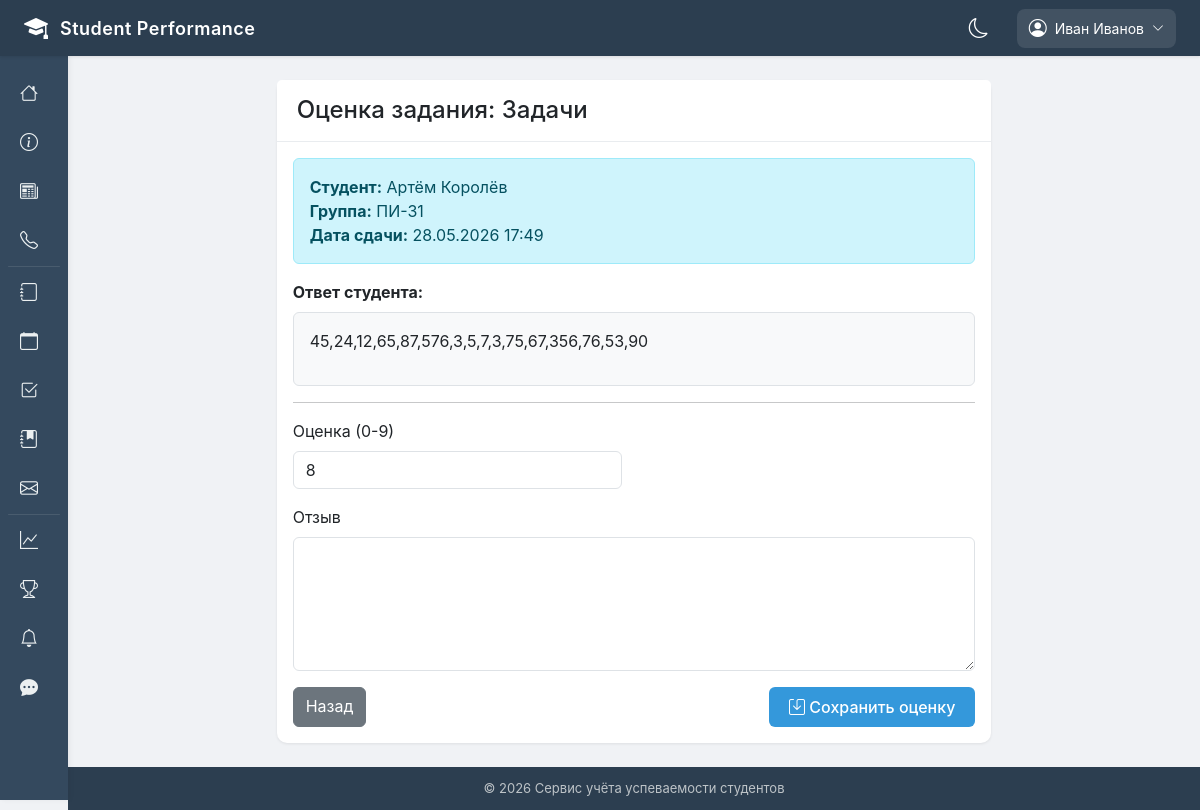
Screenshot of /teacher/submissions/1/grade/ (signed in) with the database file from the repository.
### apps/accounts/models.py (models this page shows, shortened)
class User(AbstractUser):
    ROLE_CHOICES = [
        ('admin', 'Администратор'),
        ('teacher', 'Преподаватель'),
        ('student', 'Студент'),
        ('headman', 'Староста'),
        ('curator', 'Куратор'),
    ]
    role = models.CharField(max_length=20, choices=ROLE_CHOICES, default='student', verbose_name='Роль')
    phone_number = models.CharField(
        max_length=20,
        blank=True,
        null=True,
        validators=[RegexValidator(r'^\+375 \(\d{2}\) \d{3}-\d{2}-\d{2}$')],
        verbose_name='Номер телефона'
    )
    avatar = models.ImageField(upload_to='avatars/', blank=True, null=True, verbose_name='Аватар')
    date_of_birth = models.DateField(blank=True, null=True, verbose_name='Дата рождения')
    address = models.TextField(blank=True, null=True, verbose_name='Адрес')
    class Meta:
        verbose_name = 'Пользователь'
        verbose_name_plural = 'Пользователи'
        ordering = ['last_name', 'first_name']

class Assignment(models.Model):
    PRIORITY_CHOICES = [
        ('low', 'Низкий'),
        ('medium', 'Средний'),
        ('high', 'Высокий'),
    ]
    title = models.CharField(max_length=200, verbose_name='Название')
    description = models.TextField(verbose_name='Описание')
    subject = models.ForeignKey('Subject', on_delete=models.CASCADE, related_name='assignments', verbose_name='Предмет')
    created_by = models.ForeignKey('User', on_delete=models.CASCADE, related_name='created_assignments', verbose_name='Создал')
    deadline = models.DateTimeField(verbose_name='Дедлайн')
    max_score = models.IntegerField(default=10, verbose_name='Максимальный балл')
    priority = models.CharField(max_length=10, choices=PRIORITY_CHOICES, default='medium', verbose_name='Приоритет')
    attachment = models.FileField(upload_to='assignments/', blank=True, null=True, verbose_name='Вложение')
    created_at = models.DateTimeField(auto_now_add=True, verbose_name='Дата создания')
    updated_at = models.DateTimeField(auto_now=True, verbose_name='Дата обновления')
    is_active = models.BooleanField(default=True, verbose_name='Активно')
    class Meta:
        verbose_name = 'Домашнее задание'
        verbose_name_plural = 'Домашние задания'
        ordering = ['deadline', '-created_at']

class AssignmentSubmission(models.Model):
    STATUS_CHOICES = [
        ('draft', 'Черновик'),
        ('submitted', 'Сдано'),
        ('graded', 'Проверено'),
        ('late', 'Просрочено'),
    ]
    assignment = models.ForeignKey('Assignment', on_delete=models.CASCADE, related_name='submissions', verbose_name='Задание')
    student = models.ForeignKey('StudentProfile', on_delete=models.CASCADE, related_name='submissions', verbose_name='Студент')
    content = models.TextField(blank=True, null=True, verbose_name='Текст ответа')
    attachment = models.FileField(upload_to='submissions/', blank=True, null=True, verbose_name='Файл')
    status = models.CharField(max_length=20, choices=STATUS_CHOICES, default='draft', verbose_name='Статус')
    score = models.IntegerField(null=True, blank=True, verbose_name='Оценка')
    feedback = models.TextField(blank=True, null=True, verbose_name='Отзыв преподавателя')
    submitted_at = models.DateTimeField(blank=True, null=True, verbose_name='Дата сдачи')
    graded_at = models.DateTimeField(blank=True, null=True, verbose_name='Дата проверки')
    graded_by = models.ForeignKey('User', on_delete=models.SET_NULL, null=True, blank=True, related_name='graded_submissions', verbose_name='Проверил')
    class Meta:
        verbose_name = 'Сданное задание'
        verbose_name_plural = 'Сданные задания'
        unique_together = ['assignment', 'student']

class StudentProfile(models.Model):
    user = models.OneToOneField(User, on_delete=models.CASCADE, related_name='student_profile', verbose_name='Пользователь')
    group = models.ForeignKey('Group', on_delete=models.SET_NULL, null=True, blank=True, related_name='students', verbose_name='Группа')
    student_card_number = models.CharField(max_length=20, unique=True, blank=True, null=True, verbose_name='Номер студенческого')
    average_grade = models.DecimalField(max_digits=5, decimal_places=2, default=0, verbose_name='Средний балл')
    rating = models.IntegerField(default=0, verbose_name='Рейтинг')
    enrollment_year = models.IntegerField(verbose_name='Год поступления')
    class Meta:
        verbose_name = 'Профиль студента'
        verbose_name_plural = 'Профили студентов'

class Group(models.Model):
    name = models.CharField(max_length=20, unique=True, verbose_name='Название группы')
    course = models.IntegerField(verbose_name='Курс')
    specialty = models.CharField(max_length=200, verbose_name='Специальность')
    curator = models.ForeignKey(User, on_delete=models.SET_NULL, null=True, blank=True, related_name='curated_groups', limit_choices_to={'role': 'curator'}, verbose_name='Куратор')
    headman = models.OneToOneField(StudentProfile, on_delete=models.SET_NULL, null=True, blank=True, related_name='headed_group', verbose_name='Староста')
    created_at = models.DateTimeField(auto_now_add=True, verbose_name='Дата создания')
    class Meta:
        verbose_name = 'Группа'
        verbose_name_plural = 'Группы'
        ordering = ['course', 'name']

### apps/assignments/views.py (the view, shortened to what this page needs)
# urls.py: path('teacher/submissions/<int:submission_id>/grade/', views.grade_submission, name='grade_submission'),
@login_required
def grade_submission(request, submission_id):
    submission = get_object_or_404(AssignmentSubmission, id=submission_id)
    assignment = submission.assignment
    if not request.user.is_superuser and assignment.created_by != request.user:
        messages.error(request, 'Вы не можете оценивать это задание')
        return redirect('teacher_assignments')
    context = {
        'submission': submission,
        'assignment': assignment,
    }
    return render(request, 'assignments/grade_form.html', context)

### templates/assignments/grade_form.html (shortened to what this page needs)
{% extends 'base.html' %}
{% block content %}
<div class="row justify-content-center">
    <div class="col-md-8">
        <div class="card">
            <div class="card-header">
                <h4 class="mb-0">Оценка задания: {{ assignment.title }}</h4>
            </div>
            <div class="card-body">
                <div class="alert alert-info">
                    <strong>Студент:</strong> {{ submission.student.user.get_full_name }}<br>
                    <strong>Группа:</strong> {{ submission.student.group.name }}<br>
                    <strong>Дата сдачи:</strong> {{ submission.submitted_at|date:"d.m.Y H:i"|default:"—" }}
                </div>
                {% if submission.content %}
                    <div class="mb-3">
                        <strong>Ответ студента:</strong>
                        <div class="border rounded p-3 bg-light mt-2">
                            {{ submission.content|linebreaks }}
                        </div>
                    </div>
                {% endif %}
                <hr>
                <form method="post">
                    <div class="row">
                        <div class="col-md-6">
                            <div class="mb-3">
                                <label class="form-label">Оценка (0-{{ assignment.max_score }})</label>
                                <input type="number" name="score" class="form-control"
                                       value="{{ submission.score|default:'' }}" min="0" max="{{ assignment.max_score }}" required>
                            </div>
                        </div>
                    </div>
                    <div class="mb-3">
                        <label class="form-label">Отзыв</label>
                        <textarea name="feedback" class="form-control" rows="5">{{ submission.feedback|default:'' }}</textarea>
                    </div>
                    <div class="d-flex justify-content-between">
                        <a href="{% url 'assignment_submissions' assignment.id %}" class="btn btn-secondary">Назад</a>
                        <button type="submit" class="btn btn-primary">
                            <i class="bi bi-save"></i> Сохранить оценку
                        </button>
                    </div>
                </form>
            </div>
        </div>
    </div>
</div>
{% endblock %}

### templates/base.html (shortened to what this page needs)
<!DOCTYPE html>
<html lang="ru">
<head>
    <link href="https://cdn.jsdelivr.net/npm/bootstrap@5.3.0/dist/css/bootstrap.min.css" rel="stylesheet">
    <link rel="stylesheet" href="https://cdn.jsdelivr.net/npm/bootstrap-icons@1.11.0/font/bootstrap-icons.css">
</head>
<body>
    <div class="top-header">
        <div class="logo-area">
            <a href="{% url 'home' %}" style="text-decoration: none; color: white; display: flex; align-items: center; gap: 12px;">
                <i class="bi bi-mortarboard-fill"></i>
                <span>Student Performance</span>
            </a>
        </div>
        <div class="header-right">
            <div class="theme-toggle-header" onclick="toggleDarkMode()">
                <i id="themeIcon" class="bi bi-moon"></i>
            </div>
            {% if user.is_authenticated %}
                <div class="user-menu">
                    <div class="user-btn">
                        <i class="bi bi-person-circle"></i>
                        <span>{{ user.get_full_name|default:user.username|truncatechars:20 }}</span>
                        <i class="bi bi-chevron-down" style="font-size: 12px;"></i>
                    </div>
                </div>
            {% endif %}
        </div>
    </div>
    <div class="sidebar">
        <ul class="nav-links">
            <li>
                <a href="{% url 'home' %}">
                    <i class="bi bi-house"></i>
                </a>
            </li>
            <li>
                <a href="{% url 'about' %}">
                    <i class="bi bi-info-circle"></i>
                </a>
            </li>
            <li>
                <a href="{% url 'news_list' %}">
                    <i class="bi bi-newspaper"></i>
                </a>
            </li>
            <li>
                <a href="{% url 'contacts' %}">
                    <i class="bi bi-telephone"></i>
                </a>
            </li>
            {% if user.is_authenticated %}
                <li class="sidebar-divider"></li>
                {% if user.role == 'student' or user.role == 'headman' %}
                    <li>
                        <a href="{% url 'gradebook_view' %}">
                            <i class="bi bi-journal"></i>
                            <span>Зачётка</span>
                        </a>
                    </li>
                    <li>
                        <a href="{% url 'student_statistics' %}">
                            <i class="bi bi-graph-up"></i>
                            <span>Статистика</span>
                        </a>
                    </li>
                    <li>
                        <a href="{% url 'schedule_view' %}">
                            <i class="bi bi-calendar"></i>
                            <span>Расписание</span>
                        </a>
                    </li>
                    <li>
                        <a href="{% url 'student_attendance' %}">
                            <i class="bi bi-calendar-check"></i>
                            <span>Посещаемость</span>
                        </a>
                    </li>
                    <li>
                        <a href="{% url 'assignments_list' %}">
                            <i class="bi bi-journal-bookmark-fill"></i>
                            <span>Задания</span>
                        </a>
                    </li>
                    <li>
                        <a href="{% url 'requests_list' %}">
                            <i class="bi bi-envelope"></i>
                            <span>Заявки</span>
                        </a>
                    </li>
                    <li>
                        <a href="{% url 'group_list' %}">
                            <i class="bi bi-people-fill"></i>
                            <span>Моя группа</span>
                        </a>
                    </li>
                    <li>
                        <a href="{% url 'penalties_list' %}">
                            <i class="bi bi-exclamation-triangle-fill"></i>
                            <span>Взыскания</span>
                        </a>
                    </li>
                    <li>
                        <a href="{% url 'student_announcements' %}">
                            <i class="bi bi-megaphone-fill"></i>
                            <span>Объявления</span>
                        </a>
                    </li>
                {% elif user.role == 'teacher' %}
                    <li>
                        <a href="{% url 'teacher_gradebook' %}">
                            <i class="bi bi-journal"></i>
                        </a>
                    </li>
                    <li>
                        <a href="{% url 'schedule_view' %}">
                            <i class="bi bi-calendar"></i>
                        </a>
                    </li>
                    <li>
                        <a href="{% url 'teacher_attendance' %}">
                            <i class="bi bi-check2-square"></i>
                        </a>
                    </li>
                    <li>
                        <a href="{% url 'teacher_assignments' %}">
                            <i class="bi bi-journal-bookmark-fill"></i>
                        </a>
                    </li>
                    <li>
                        <a href="{% url 'requests_list' %}">
                            <i class="bi bi-envelope"></i>
                        </a>
                    </li>
                {% endif %}
                <li class="sidebar-divider"></li>
                {% if user.role == 'student' or user.role == 'headman' or user.is_superuser or user.role == 'teacher'%}
                    <li>
                    <a href="{% url 'analytics_dashboard' %}">
                        <i class="bi bi-graph-up"></i>
                    </a>
                    </li>
                {% endif %}
                <li>
                    <a href="{% url 'rating_list' %}">
                        <i class="bi bi-trophy"></i>
                    </a>
                </li>
                <li>
                    <a href="{% url 'notifications_list' %}">
                        <i class="bi bi-bell"></i>
                    </a>
                </li>
                <li>
                    <a href="{% url 'chat_list' %}">
                        <i class="bi bi-chat-dots-fill"></i>
                    </a>
                </li>
            {% endif %}
        </ul>
    </div>
    <div class="main-content">
        <div class="content-wrapper">
            {% block content %}{% endblock %}
        </div>
        <footer>
            <div class="container">
                <p class="mb-0">&copy; 2026 Сервис учёта успеваемости студентов</p>
            </div>
        </footer>
    </div>
</body>
</html>

### rows the page displays
User: get_full_name "Иван Иванов"
Assignment: title "Задачи", max_score "9"
AssignmentSubmission: student.user.get_full_name "Артём Королёв", student.group.name "ПИ-31", submitted_at "28.05.2026 17:49", content "45,24,12,65,87,576,3,5,7,3,75,67,356,76,53,90", score "8"
